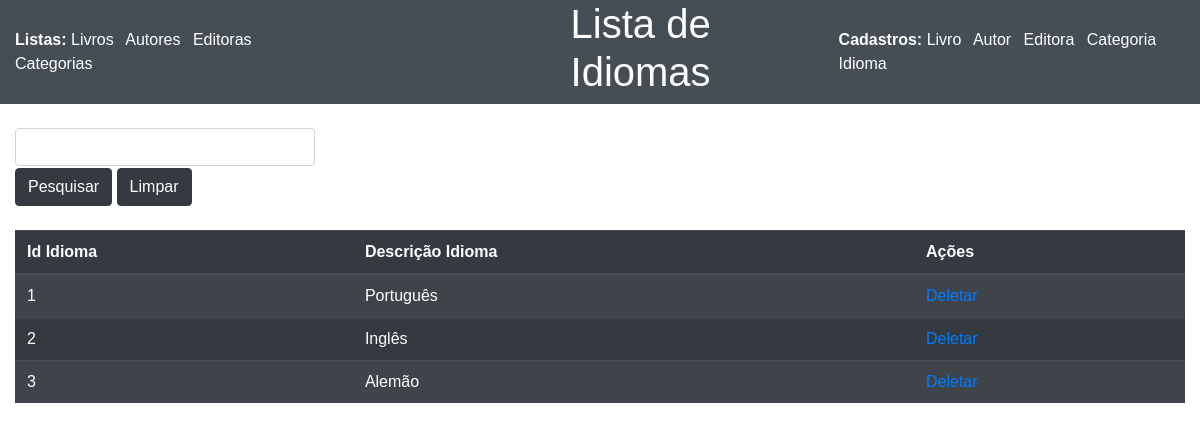
Screenshot of /ListarLivros/listaIdiomas.php with the database file from the repository.
### tables this page shows
CREATE TABLE IF NOT EXISTS `idioma` (
  `Id_Idioma` int(11) NOT NULL AUTO_INCREMENT,
  `Descricao_Idioma` varchar(30) NOT NULL,
  PRIMARY KEY (`Id_Idioma`)
);

### ListarLivros/listaIdiomas.php (the view, shortened to what this page needs)
<?php
require_once '../Database/conexao.php';
$filtrar = "";
$queryFiltrar = "";
$ordenacao = ' ORDER BY Id_Idioma ASC';
?>
<html lang="pt-BR">
<head>
    <link rel="stylesheet" href="https://cdn.jsdelivr.net/npm/bootstrap@4.3.1/dist/css/bootstrap.min.css">
    <link rel="stylesheet" href="./styleLista.css">
</head>
<body>
    <header>
        <div style="padding: 15px;">
        <span style="color: white;"><strong>Listas:</strong></span>
        <a href="../ListarLivros/index.php" target="_blank" style="margin-right: 8px;">Livros</a>
        <a href="../ListarLivros/listaAutores.php" target="_blank" style="margin-right: 8px;">Autores</a>
        <a href="../ListarLivros/listaEditoras.php" target="_blank" style="margin-right: 8px;">Editoras</a>
        <a href="../ListarLivros/listaCategorias.php" target="_blank" style="margin-right: 8px;">Categorias</a>
        </div>
        <h1 style="margin-left: 250px;">Lista de Idiomas</h1>
        <section style="margin-left: auto; margin-right:15px;">
            <div style="padding: 15px;">
            <span style="color: white;"><strong>Cadastros:</strong></span>
                <a href="../CadastroLivros/CadastroLivro.php" target="_blank" style="margin-right: 8px;">Livro</a>
                <a href="../CadastroAutor/CadastroAutor.php" target="_blank" style="margin-right: 8px;">Autor</a>
                <a href="../CadastroEditora/CadastroEditora.php" target="_blank" style="margin-right: 8px;">Editora</a>
                <a href="../CadastroCategoria/CadastroCategoria.php" target="_blank" style="margin-right: 8px;">Categoria</a>
                <a href="../CadastroIdioma/CadastroIdioma.php" target="_blank" style="margin-right: 8px;">Idioma</a>
            </div>
        </section>
    </header>
    <?php
    $queryListar = 'SELECT * FROM idioma' . $ordenacao . $queryFiltrar;
    echo '<br>';
    echo '<div class="container-fluid"><form action="./listaIdiomas.php" method="POST" id="form-filtro" name="form-filtro">';
    echo "<input type='text' name='filtro' id='filtro' class='form-control' style='width:300px' value='$filtrar'>"
        . "<div style='margin-top:2px;'>"
        . "<button type='submit' name='btn-filtro' id='btn-filtro' style='cursor: pointer;' class='btn btn-dark'>Pesquisar</button><span>   </span>"
        . "<button type='submit' name='btn-limparFiltro' id='btn-limparFiltro' style='cursor: pointer;' class='btn btn-dark'>Limpar</button>";
    echo '</div></form></div>';
    $resultadoListar = mysqli_query($conexao, $queryListar);
    echo '<div class="container-fluid">';
    echo '<table class="table table-striped table-dark">';
    echo '<br> <thead>';
    echo '<tr><th scope="col">Id Idioma</th>'
        . '<th scope="col">Descrição Idioma</th>'
        . '<th scope="col">Ações</th>'
        . '</tr> </thead> <tbody>';
    while ($linha_Idioma = mysqli_fetch_array($resultadoListar)) {
        echo "<tr><td>$linha_Idioma[Id_Idioma]</td>"
            . "<td>$linha_Idioma[Descricao_Idioma]</td>"
            . "<td><a href='listaIdiomas.php?id=" . $linha_Idioma['Id_Idioma'] . "&action=delete' class='btn-excluir' name='btn_delete' id='btn_delete_$linha_Idioma[Id_Idioma]'>Deletar</a></td>"
            . "</tr>";
    }
    echo '</tbody> </table>';
    ?>
</body>

### ListarLivros/styleLista.css (style rules this page uses)
* { margin: 0%; padding: 0%; box-sizing: border-box; font-family: 'Poppins', sans-serif; text-decoration: none; }
header { min-height: 9vh; display: flex; align-items: center; justify-content: center; background-color: #454d55; }
header h1 { font-size: 2.5em; color: #fff; }
header a { color: #fff; }

### rows the page displays
idioma: Id_Idioma "1", Descricao_Idioma "Português"
idioma: Id_Idioma "2", Descricao_Idioma "Inglês"
idioma: Id_Idioma "3", Descricao_Idioma "Alemão"
